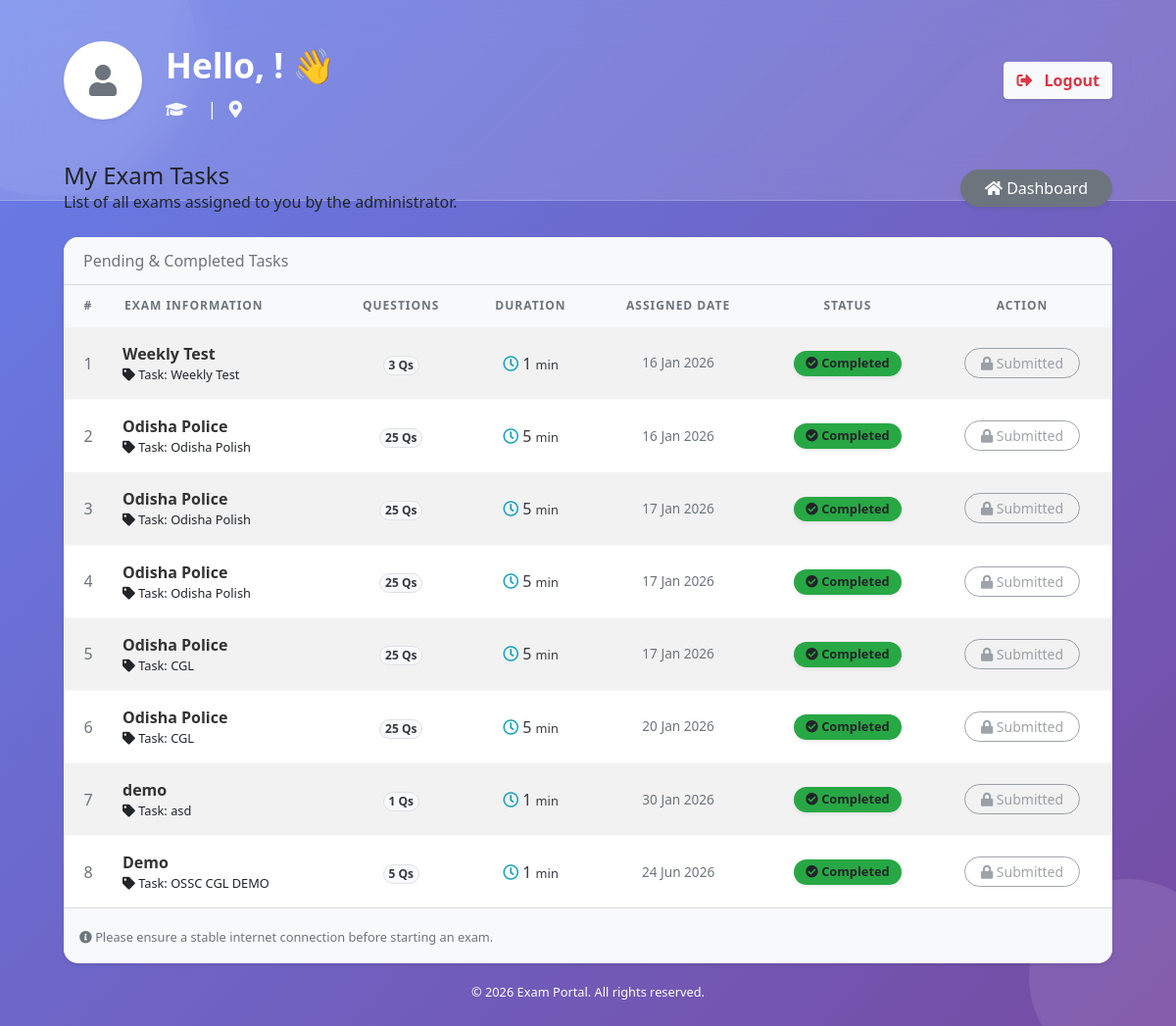
Screenshot of /student/my-task/ (signed in) with the database file from the repository.
### app/models.py (models this page shows, shortened)
class ExamTask(models.Model):
    exam = models.ForeignKey(Exam, on_delete=models.CASCADE)
    task_name = models.CharField(max_length=200)
    created_at = models.DateTimeField()
    is_active = models.BooleanField(default=True)

class Exam(models.Model):
    name = models.CharField(max_length=200)
    duration_minutes = models.PositiveIntegerField()
    marks_per_question = models.FloatField()
    negative_marking = models.FloatField(default=0)
    created_at = models.DateTimeField(auto_now_add=True)

### app/views.py (the view)
# urls.py: path("student/my-task/", views.student_my_tasks, name="student_my_tasks"),
def student_my_tasks(request):
    if "student_id" not in request.session:
        return redirect("/student/login/")
    student_id = request.session["student_id"]
    tasks = ExamTask.objects.filter(is_active=True).select_related("exam")
    task_data = []
    for task in tasks:
        total_questions = ExamQuestion.objects.filter(
            exam=task.exam
        ).count()
        completed = StudentExamAttempt.objects.filter(
            student_id=student_id,
            exam=task.exam,
            task=task,
            is_submitted=True
        ).exists()
        task_data.append({
            "task": task,
            "exam": task.exam,
            "total_questions": total_questions,
            "duration": task.exam.duration_minutes,
            "completed": completed
        })
    return render(request, "student/my_task.html", {
        "task_data": task_data
    })

### templates/student/my_task.html (shortened to what this page needs)
{% extends "student/dashboard.html" %}
{% load static %}
{% block content %}
<div class="app-main__outer">
    <div class="app-main__inner">
        <div class="app-page-title mb-4">
            <div class="page-title-wrapper d-flex justify-content-between align-items-center flex-wrap gap-2">
                <div class="page-title-heading d-flex align-items-center">
                    <div>
                        <h4 class="mb-0">My Exam Tasks</h4>
                        <div class="page-title-subheading">
                            List of all exams assigned to you by the administrator.
                        </div>
                    </div>
                </div>
                <div class="page-title-actions mt-2 mt-md-0">
                    <a href="{% url 'student_dashboard' %}" class="btn btn-secondary shadow-sm rounded-pill px-4">
                        <i class="fas fa-home me-1"></i> Dashboard
                    </a>
                </div>
            </div>
        </div>
        {% if task_data %}
        <div class="main-card mb-3 card shadow-sm border-0 rounded-lg overflow-hidden desktop-table-view">
            <div class="card-header bg-light d-flex align-items-center">
                <div class="card-header-title font-size-lg text-capitalize fw-normal text-muted">
                    Pending & Completed Tasks
                </div>
            </div>
            <div class="table-responsive">
                <table class="align-middle mb-0 table table-borderless table-striped table-hover">
                    <thead>
                        <tr class="bg-light text-muted text-uppercase"
                            style="font-size: 0.75rem; letter-spacing: 1px;">
                            <th class="text-center ps-4">#</th>
                            <th>Exam Information</th>
                            <th class="text-center">Questions</th>
                            <th class="text-center">Duration</th>
                            <th class="text-center">Assigned Date</th>
                            <th class="text-center">Status</th>
                            <th class="text-center pe-4">Action</th>
                        </tr>
                    </thead>
                    <tbody>
                        {% for row in task_data %}
                        <tr>
                            <td class="text-center text-muted ps-4" style="width: 50px;">
                                {{ forloop.counter }}
                            </td>
                            <td>
                                <div class="widget-content p-0">
                                    <div class="widget-content-wrapper">
                                        <div class="widget-content-left flex2">
                                            <div class="widget-heading" style="font-size: 1rem; color: #333;">
                                                <strong>{{ row.task.exam.name }}</strong>
                                            </div>
                                            <div class="widget-subheading opacity-7">
                                                <i class="fas fa-tag me-1"></i> Task: {{ row.task.task_name }}
                                            </div>
                                        </div>
                                    </div>
                                </div>
                            </td>
                            <td class="text-center">
                                <span class="badge rounded-pill bg-light text-dark border">
                                    {{ row.total_questions }} Qs
                                </span>
                            </td>
                            <td class="text-center">
                                <div class="text-dark fw-bold">
                                    <i class="far fa-clock me-1 text-info"></i>
                                    {{ row.duration }} <small>min</small>
                                </div>
                            </td>
                            <td class="text-center text-muted" style="font-size: 0.85rem;">
                                {{ row.task.created_at|date:"d M Y" }}
                            </td>
                            <td class="text-center">
                                {% if row.completed %}
                                    <div class="badge bg-success shadow-sm status-pill">
                                        <i class="fas fa-check-circle me-1"></i> Completed
                                    </div>
                                {% else %}
                                    <div class="badge bg-warning text-dark shadow-sm status-pill">
                                        <i class="fas fa-spinner fa-spin me-1"></i> Pending
                                    </div>
                                {% endif %}
                            </td>
                            <td class="text-center pe-4">
                                {% if row.completed %}
                                    <button class="btn btn-sm btn-outline-secondary px-3 rounded-pill" disabled>
                                        <i class="fas fa-lock me-1"></i> Submitted
                                    </button>
                                {% else %}
                                    <a href="{% url 'start_exam' row.task.exam.id row.task.id %}"
                                       class="btn btn-sm btn-primary shadow px-3 rounded-pill btn-hover-shine">
                                        <i class="fas fa-play me-1"></i> Start Exam
                                    </a>
                                {% endif %}
                            </td>
                        </tr>
                        {% endfor %}
                    </tbody>
                </table>
            </div>
            <div class="card-footer bg-light p-3">
                <small class="text-muted">
                    <i class="fas fa-info-circle me-1"></i>
                    Please ensure a stable internet connection before starting an exam.
                </small>
            </div>
        </div>
        {% endif %}
    </div>
</div>
{% endblock %}

### templates/student/dashboard.html (style rules this page uses)
* { margin: 0; padding: 0; box-sizing: border-box; }
body { background: linear-gradient(135deg, #667eea 0%, #764ba2 100%); font-family: 'Segoe UI', Tahoma, Geneva, Verdana, sans-serif; min-height: 100vh; display: flex; flex-direction: column; position: relative; overflow-x: hidden; }

### templates/student/my_task.html (style rules this page uses)
.card { border-radius: 15px !important; }
.table thead th { border: none !important; }
.table tbody td { vertical-align: middle !important; padding: 15px 10px; border-top: 1px solid #f8f9fa; }
.widget-subheading { font-size: 0.8rem; }
.status-pill { padding: 6px 12px; border-radius: 50px; font-weight: 600; font-size: 0.8rem; }
.desktop-table-view { display: block; }

### rows the page displays
ExamTask: task.exam.name "Weekly Test", task.task_name "Weekly Test", total_questions "3", duration "1", task.created_at "16 Jan 2026"
ExamTask: task.exam.name "Odisha Police", task.task_name "Odisha Polish", total_questions "25", duration "5", task.created_at "16 Jan 2026"
ExamTask: task.exam.name "Odisha Police", task.task_name "Odisha Polish", total_questions "25", duration "5", task.created_at "17 Jan 2026"
ExamTask: task.exam.name "Odisha Police", task.task_name "Odisha Polish", total_questions "25", duration "5", task.created_at "17 Jan 2026"
ExamTask: task.exam.name "Odisha Police", task.task_name "CGL", total_questions "25", duration "5", task.created_at "17 Jan 2026"
ExamTask: task.exam.name "Odisha Police", task.task_name "CGL", total_questions "25", duration "5", task.created_at "20 Jan 2026"
ExamTask: task.exam.name "demo", task.task_name "asd", total_questions "1", duration "1", task.created_at "30 Jan 2026"
ExamTask: task.exam.name "Demo", task.task_name "OSSC CGL DEMO", total_questions "5", duration "1", task.created_at "24 Jun 2026"
